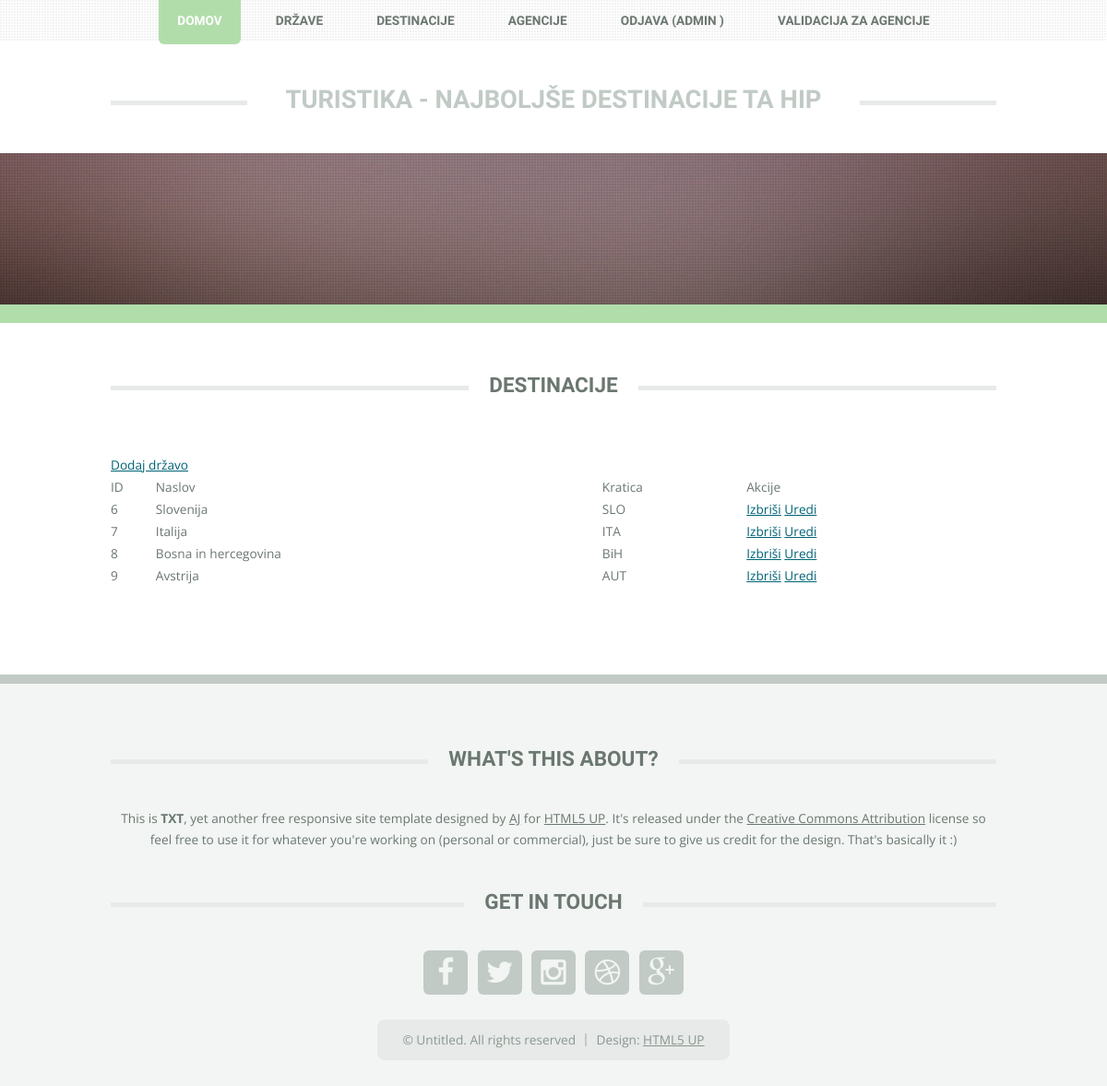
/countries.php (signed in), run on the app's committed database.
### tables this page shows
CREATE TABLE `countries` (
  `id` int(11) NOT NULL,
  `title` varchar(200) NOT NULL,
  `short` varchar(5) NOT NULL
);

### countries.php (the view)
<?php
include_once 'header.php';
include_once 'database.php';
$query = "SELECT * FROM countries";
$result = mysqli_query($link, $query);
?>
<a href="country_add.php">Dodaj državo</a>
<table border="1" cellpadding="0" cellspacing="0">
    <tr>
        <td>ID</td>
        <td>Naslov</td>
        <td>Kratica</td>
        <td>Akcije</td>
    </tr>
<?php
while ($row = mysqli_fetch_array($result)) {
    echo '<tr>';
    echo '<td>';
    echo $row['id'];
    echo '</td>';
    echo '<td>';
    echo $row['title'];
    echo '</td>';
    echo '<td>';
    echo $row['short'];
    echo '</td>';
    echo '<td>';
    echo '<a href="country_delete.php?id='.$row['id'].'"
                onclick="return confirm(\'Ste prepričani?\')">Izbriši</a>';
    echo ' <a href="country_edit.php?id='.$row['id'].'">Uredi</a>';
    echo '</td>';
    echo '</tr>';
}
?>
</table>
<?php
include_once 'footer.php';
?>

### css/lightbox.css (style rules this page uses)
body:after { content: url(../img/close.png) url(../img/loading.gif) url(../img/prev.png) url(../img/next.png); display: none; }

### css/style.css (style rules this page uses)
body { background: #f2f5f3; }
body,input,textarea,select { font-family: 'Open Sans', sans-serif; font-weight: 400; color: #6b7770; font-size: 11.5pt; line-height: 2em; }
a { color: #006376; text-decoration: underline; }
p, ul, ol, dl, table { margin-bottom: 3em; }
table { width: 100%; }

### css/style-1000px.css (style rules this page uses)
body { min-width: 960px; }
body,input,textarea,select { font-size: 10.25pt; line-height: 1.75em; }

### data on the page
countries: id "6", title "Slovenija", short "SLO"
countries: id "7", title "Italija", short "ITA"
countries: id "8", title "Bosna in hercegovina", short "BiH"
countries: id "9", title "Avstrija", short "AUT"

### other printed values
$_SESSION['first_name'] "ADMIN"
